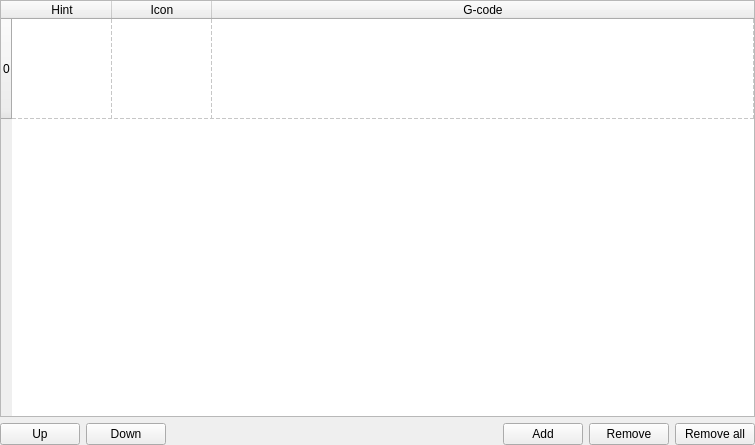
<?xml version="1.0" encoding="UTF-8"?>
<ui version="4.0">
 <class>UserCommandsSettings</class>
 <widget class="QWidget" name="UserCommandsSettings">
  <property name="geometry">
   <rect>
    <x>0</x>
    <y>0</y>
    <width>755</width>
    <height>445</height>
   </rect>
  </property>
  <property name="windowTitle">
   <string>Form</string>
  </property>
  <layout class="QVBoxLayout" name="verticalLayout">
   <property name="leftMargin">
    <number>0</number>
   </property>
   <property name="topMargin">
    <number>0</number>
   </property>
   <property name="rightMargin">
    <number>0</number>
   </property>
   <property name="bottomMargin">
    <number>0</number>
   </property>
   <item>
    <widget class="QTableWidget" name="tblButtons">
     <property name="minimumSize">
      <size>
       <width>0</width>
       <height>400</height>
      </size>
     </property>
     <property name="verticalScrollBarPolicy">
      <enum>Qt::ScrollBarAlwaysOff</enum>
     </property>
     <property name="sizeAdjustPolicy">
      <enum>QAbstractScrollArea::AdjustToContents</enum>
     </property>
     <property name="selectionMode">
      <enum>QAbstractItemView::SingleSelection</enum>
     </property>
     <property name="selectionBehavior">
      <enum>QAbstractItemView::SelectRows</enum>
     </property>
     <property name="gridStyle">
      <enum>Qt::DashLine</enum>
     </property>
     <property name="rowCount">
      <number>1</number>
     </property>
     <attribute name="horizontalHeaderStretchLastSection">
      <bool>true</bool>
     </attribute>
     <attribute name="verticalHeaderDefaultSectionSize">
      <number>100</number>
     </attribute>
     <row>
      <property name="text">
       <string>0</string>
      </property>
     </row>
     <column>
      <property name="text">
       <string>Hint</string>
      </property>
     </column>
     <column>
      <property name="text">
       <string>Icon</string>
      </property>
     </column>
     <column>
      <property name="text">
       <string>G-code</string>
      </property>
     </column>
    </widget>
   </item>
   <item>
    <layout class="QHBoxLayout" name="horizontalLayout">
     <item>
      <widget class="QPushButton" name="cmdUp">
       <property name="text">
        <string>Up</string>
       </property>
      </widget>
     </item>
     <item>
      <widget class="QPushButton" name="cmdDown">
       <property name="text">
        <string>Down</string>
       </property>
      </widget>
     </item>
     <item>
      <spacer name="horizontalSpacer">
       <property name="orientation">
        <enum>Qt::Horizontal</enum>
       </property>
       <property name="sizeHint" stdset="0">
        <size>
         <width>40</width>
         <height>20</height>
        </size>
       </property>
      </spacer>
     </item>
     <item>
      <widget class="QPushButton" name="cmdAdd">
       <property name="text">
        <string>Add</string>
       </property>
      </widget>
     </item>
     <item>
      <widget class="QPushButton" name="cmdRemove">
       <property name="text">
        <string>Remove</string>
       </property>
      </widget>
     </item>
     <item>
      <widget class="QPushButton" name="cmdRemoveAll">
       <property name="text">
        <string>Remove all</string>
       </property>
      </widget>
     </item>
    </layout>
   </item>
  </layout>
 </widget>
 <resources/>
 <connections/>
</ui>
